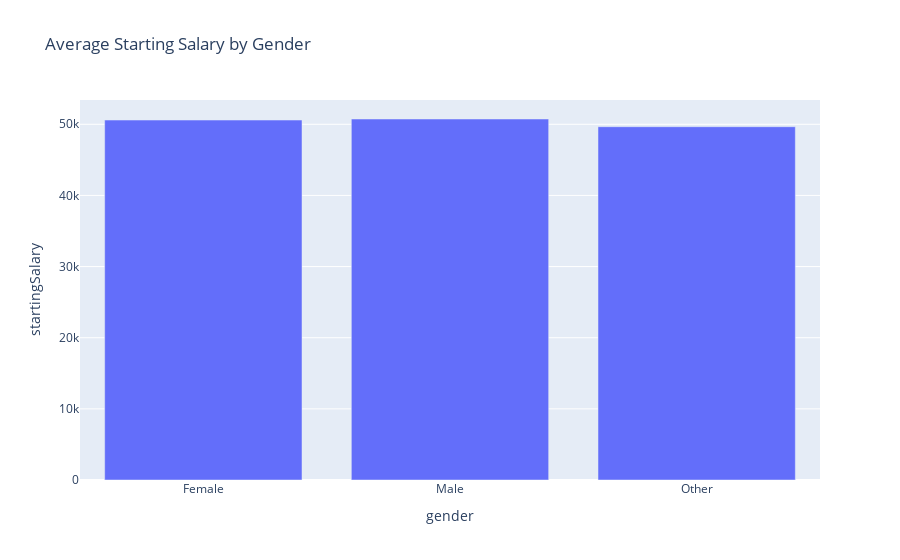

Notebook code for this chart:
### Code cell
#plot the average salary by gender
avg_salary_by_gender = df_query.groupby("gender")["startingSalary"].mean().reset_index()
fig = px.bar(avg_salary_by_gender, x='gender', y='startingSalary', title='Average Starting Salary by Gender')
fig.show()

### Figure 1 — Plotly figure (JSON) as saved in the notebook; plotly's stock layout.template omitted (floating-point values rounded to 4 significant figures)
{"data": [{"hovertemplate": "gender=%{x}<br>startingSalary=%{y}<extra></extra>", "legendgroup": "", "marker": {"color": "#636efa", "pattern": {"shape": ""}}, "name": "", "orientation": "v", "showlegend": false, "textposition": "auto", "type": "bar", "x": ["Female", "Male", "Other"], "xaxis": "x", "y": [50600.0, 50740.0, 49660.0], "yaxis": "y"}], "layout": {"barmode": "relative", "legend": {"tracegroupgap": 0}, "title": {"text": "Average Starting Salary by Gender"}, "xaxis": {"anchor": "y", "domain": [0, 1], "title": {"text": "gender"}}, "yaxis": {"anchor": "x", "domain": [0, 1], "title": {"text": "startingSalary"}}}}
